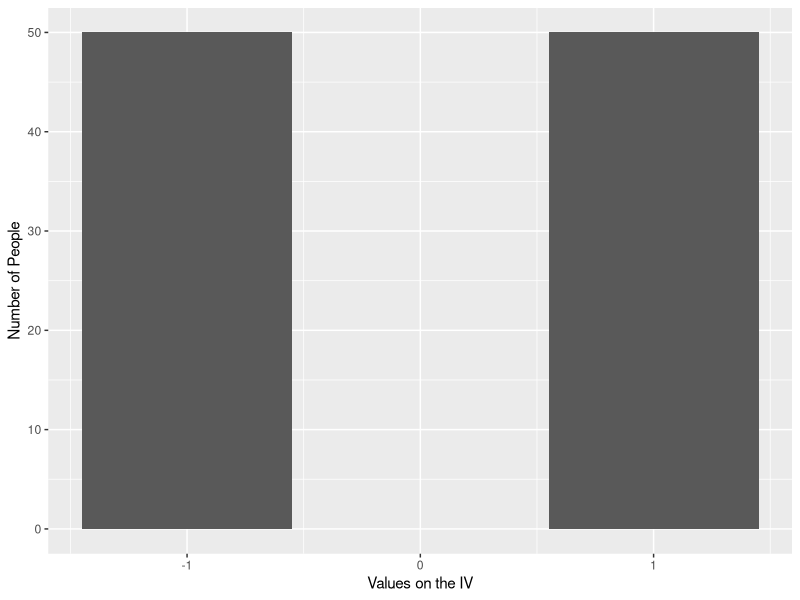
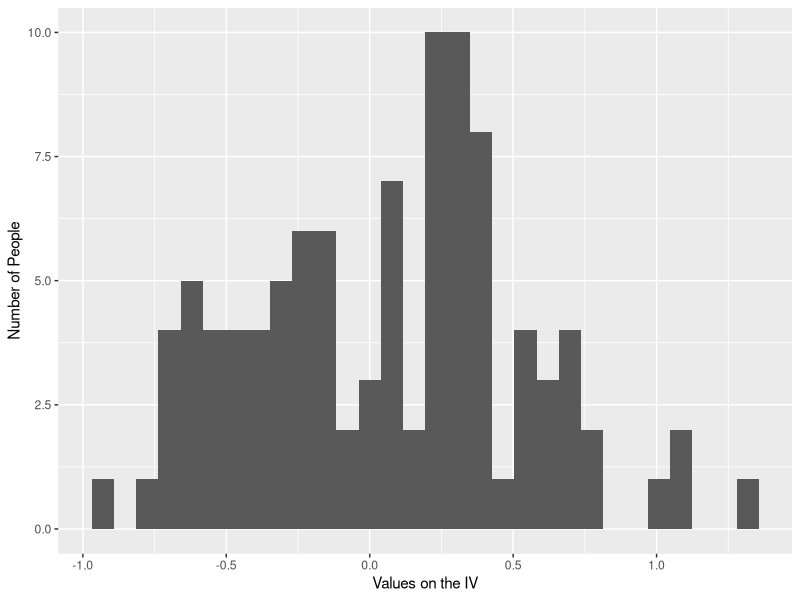
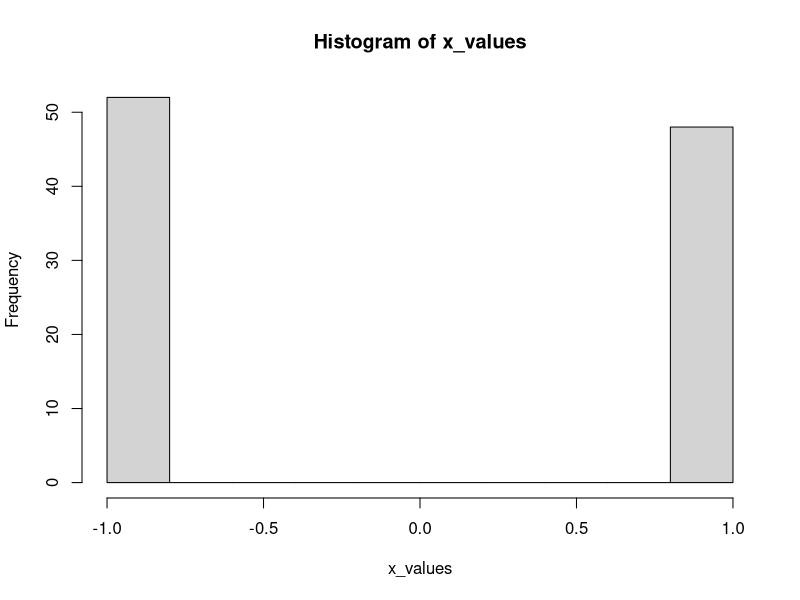
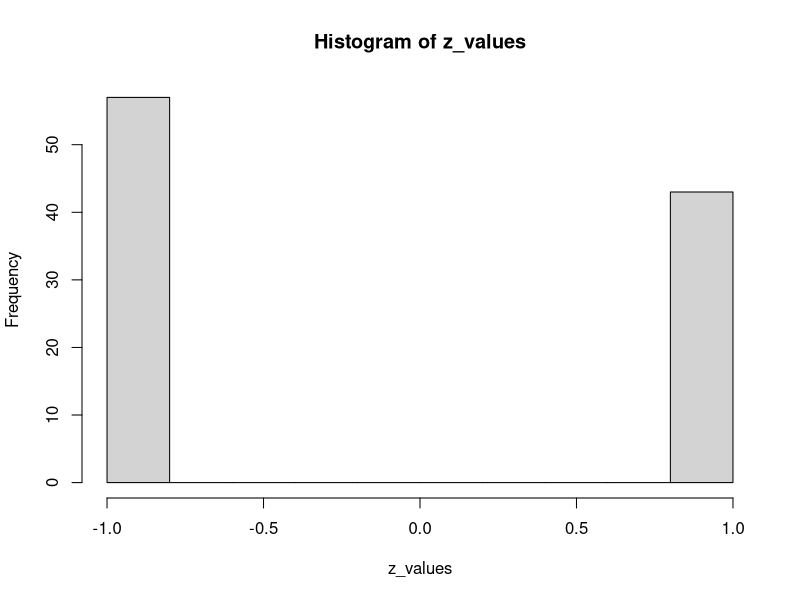
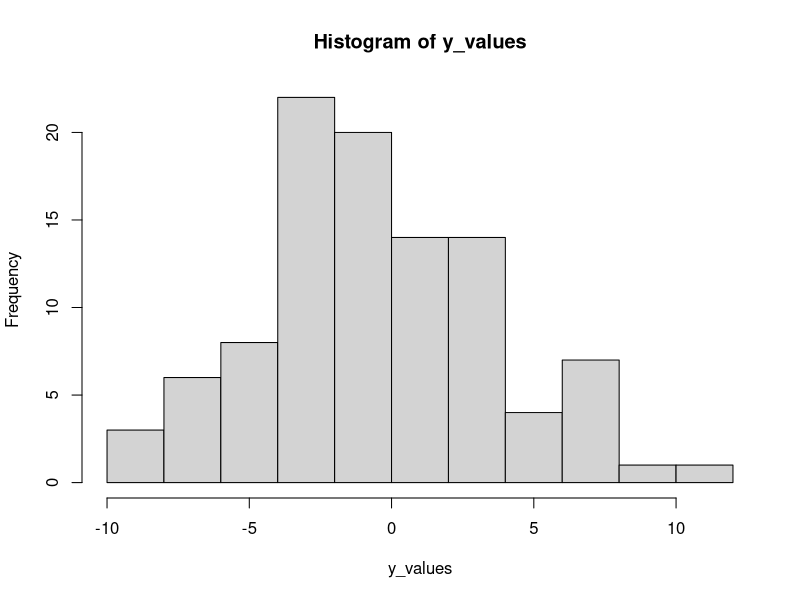
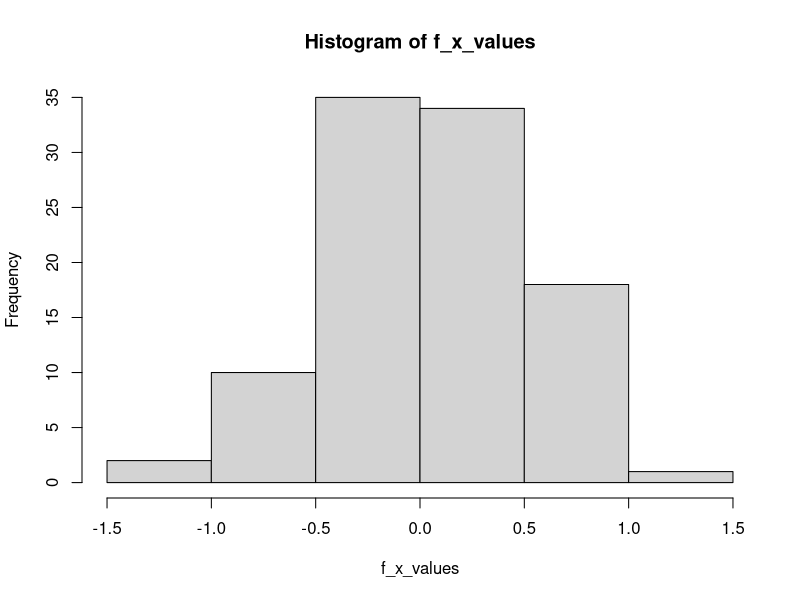
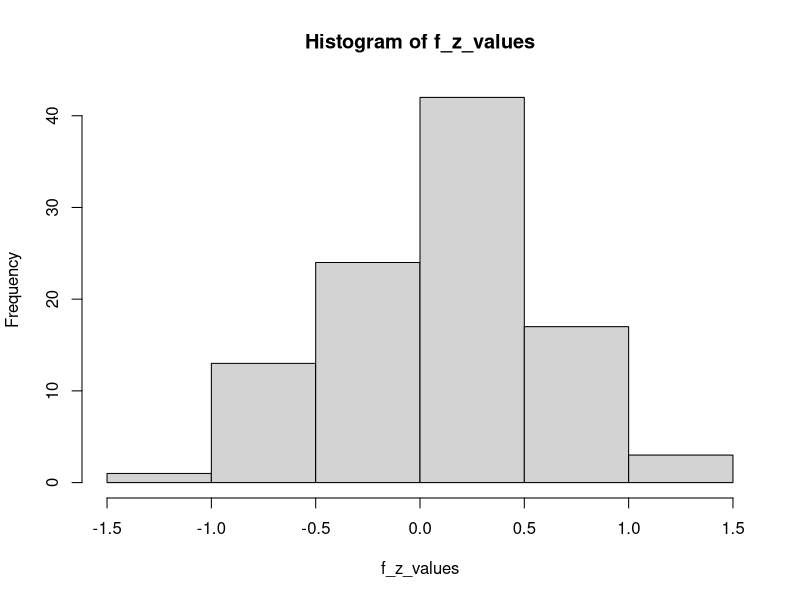
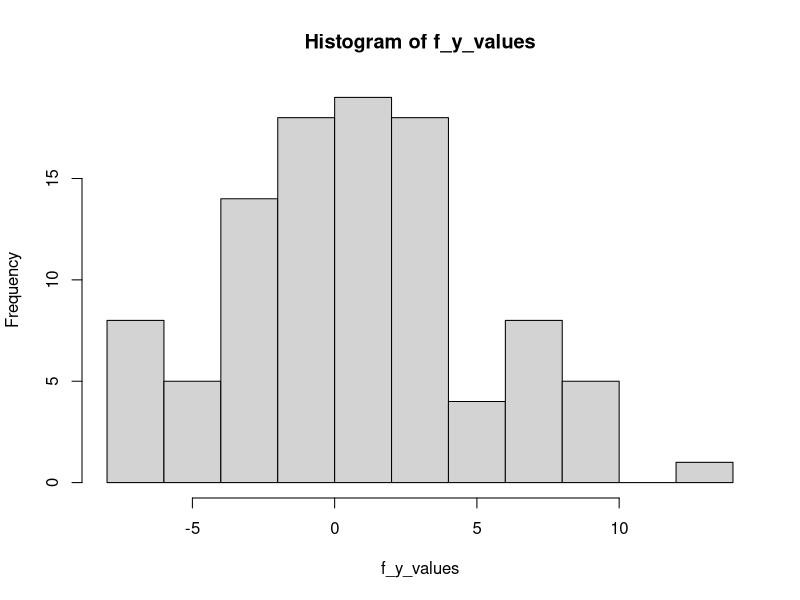

R code for these plots, in order:
## ---- chunk 1
knitr::opts_chunk$set(echo = TRUE, warning = F, message = F)
## ---- chunk 2
library(MASS)
library(ggplot2)
library(tidyverse)

exp_x_values <- c(rep(-1, 50), rep(1, 50))
field_x_values <- rnorm(100, 0, 0.5)

df <- data.frame("experiment_x_values" = c(exp_x_values),
                 "field_x_values" = c(field_x_values))

## ---- chunk 3

ggplot(df) + geom_bar(aes(x = experiment_x_values)) + 
  xlab("Values on the IV") + 
  ylab("Number of People")

## ---- chunk 4

ggplot(df) + geom_histogram(aes(x = field_x_values)) + 
  xlab("Values on the IV") + 
  ylab("Number of People")

## ---- chunk 5
xy_data <- c(-1,1)
x_values <- sample(xy_data, 100, replace = T)

b_0 <- 0

hist(x_values)
## ---- chunk 6
xy_data <- c(-1,1)
z_values <- sample(xy_data, 100, replace = T)

hist(z_values)
## ---- chunk 7


y_values <- b_0 + 0.20*x_values + 0.10*z_values + 
            1.00*x_values*z_values + rnorm(100,0,4)

hist(y_values)

## ---- chunk 8

exp_data <- data.frame("X" = c(x_values),
                       "Z" = c(z_values),
                       "Y" = c(y_values))

exp_model <- lm(Y ~ X + Z + X:Z, data = exp_data)
summary(exp_model)

## ---- chunk 9

f_x_values <- rnorm(100, 0, 0.5)

hist(f_x_values)

## ---- chunk 10

f_z_values <- rnorm(100, 0, 0.5)

hist(f_z_values)
## ---- chunk 11


f_y_values <- b_0 + 0.20*f_x_values + 0.10*f_z_values + 
              1.00*f_x_values*f_z_values + rnorm(100,0,4)

hist(f_y_values)

## ---- chunk 12

field_data <- data.frame("FX" = c(f_x_values),
                           "FZ" = c(f_z_values),
                           "FY" = c(f_y_values))

field_model <- lm(FY ~ FX + FZ + FX:FZ, data = field_data)
summary(field_model)

## ---- chunk 13

sims <- 1000
exp_results <- numeric(1000)
field_results <- numeric(1000)


X_coefficient <- 0.20
Z_coefficient <- 0.10

XZ_coefficient <- 1.00
Mu <- 0

xy_data <- c(-1,1)

library(MASS)

for(i in 1:sims){
  
  # Experiment Data
  
  # X
  x_values <- sample(xy_data, 100, replace = T)
  
  # Z
  z_values <- sample(xy_data, 100, replace = T)
  
  # Y
  y_values <- Mu + X_coefficient * x_values + Z_coefficient * z_values + 
              XZ_coefficient * x_values * z_values + rnorm(100,0,4)
  
  exp_data <- data.frame("X" = c(x_values),
                         "Z" = c(z_values),
                         "Y" = c(y_values))
  
  
  # Field Data
  
  # X
  f_x_values <- rnorm(100, 0, 0.5)
  
  # Z
  f_z_values <- rnorm(100, 0, 0.5)
  
  # Y
  f_y_values <- Mu + X_coefficient * f_x_values + Z_coefficient * f_z_values + 
                XZ_coefficient * f_x_values * f_z_values + rnorm(100,0,4)
 
  
  field_data <- data.frame("FX" = c(f_x_values),
                           "FZ" = c(f_z_values),
                           "FY" = c(f_y_values))
  
  
  # Modeling
  
  
  exp_model <- lm(Y ~ X + Z + X:Z, data = exp_data)
  exp_results[i] <- summary(exp_model)$coefficients[4,4]
  
  field_model <- lm(FY ~ FX + FZ + FX:FZ, data = field_data)
  field_results[i] <- summary(field_model)$coefficients[4,4]
  
}

## ---- chunk 14

sum(exp_results < 0.05) / 1000
## ---- chunk 15

sum(field_results < 0.05) / 1000
